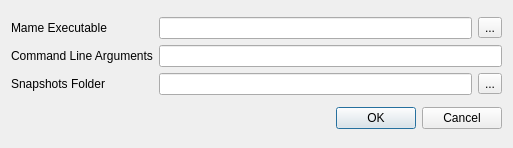
<?xml version="1.0" encoding="UTF-8"?>
<ui version="4.0">
 <class>Dialog</class>
 <widget class="QDialog" name="Dialog">
  <property name="enabled">
   <bool>true</bool>
  </property>
  <property name="geometry">
   <rect>
    <x>0</x>
    <y>0</y>
    <width>513</width>
    <height>148</height>
   </rect>
  </property>
  <property name="windowTitle">
   <string>Dialog</string>
  </property>
  <property name="modal">
   <bool>true</bool>
  </property>
  <layout class="QVBoxLayout" name="verticalLayout">
   <item>
    <layout class="QGridLayout" name="gridLayout">
     <item row="1" column="0">
      <widget class="QLabel" name="label_2">
       <property name="text">
        <string>Command Line Arguments</string>
       </property>
      </widget>
     </item>
     <item row="1" column="1">
      <widget class="QLineEdit" name="cmdInput"/>
     </item>
     <item row="0" column="0">
      <widget class="QLabel" name="label">
       <property name="text">
        <string>Mame Executable</string>
       </property>
      </widget>
     </item>
     <item row="0" column="1">
      <layout class="QHBoxLayout" name="horizontalLayout">
       <item>
        <widget class="QLineEdit" name="mameExecInput"/>
       </item>
       <item>
        <widget class="QToolButton" name="browseButton">
         <property name="text">
          <string>...</string>
         </property>
        </widget>
       </item>
      </layout>
     </item>
     <item row="2" column="0">
      <widget class="QLabel" name="label_3">
       <property name="text">
        <string>Snapshots Folder</string>
       </property>
      </widget>
     </item>
     <item row="2" column="1">
      <layout class="QHBoxLayout" name="horizontalLayout_2">
       <item>
        <widget class="QLineEdit" name="snapsInput"/>
       </item>
       <item>
        <widget class="QToolButton" name="snapsButton">
         <property name="text">
          <string>...</string>
         </property>
        </widget>
       </item>
      </layout>
     </item>
    </layout>
   </item>
   <item>
    <widget class="QDialogButtonBox" name="buttonBox">
     <property name="orientation">
      <enum>Qt::Horizontal</enum>
     </property>
     <property name="standardButtons">
      <set>QDialogButtonBox::Cancel|QDialogButtonBox::Ok</set>
     </property>
    </widget>
   </item>
  </layout>
 </widget>
 <resources/>
 <connections>
  <connection>
   <sender>buttonBox</sender>
   <signal>accepted()</signal>
   <receiver>Dialog</receiver>
   <slot>accept()</slot>
   <hints>
    <hint type="sourcelabel">
     <x>227</x>
     <y>93</y>
    </hint>
    <hint type="destinationlabel">
     <x>157</x>
     <y>114</y>
    </hint>
   </hints>
  </connection>
  <connection>
   <sender>buttonBox</sender>
   <signal>rejected()</signal>
   <receiver>Dialog</receiver>
   <slot>reject()</slot>
   <hints>
    <hint type="sourcelabel">
     <x>295</x>
     <y>99</y>
    </hint>
    <hint type="destinationlabel">
     <x>286</x>
     <y>114</y>
    </hint>
   </hints>
  </connection>
 </connections>
</ui>
